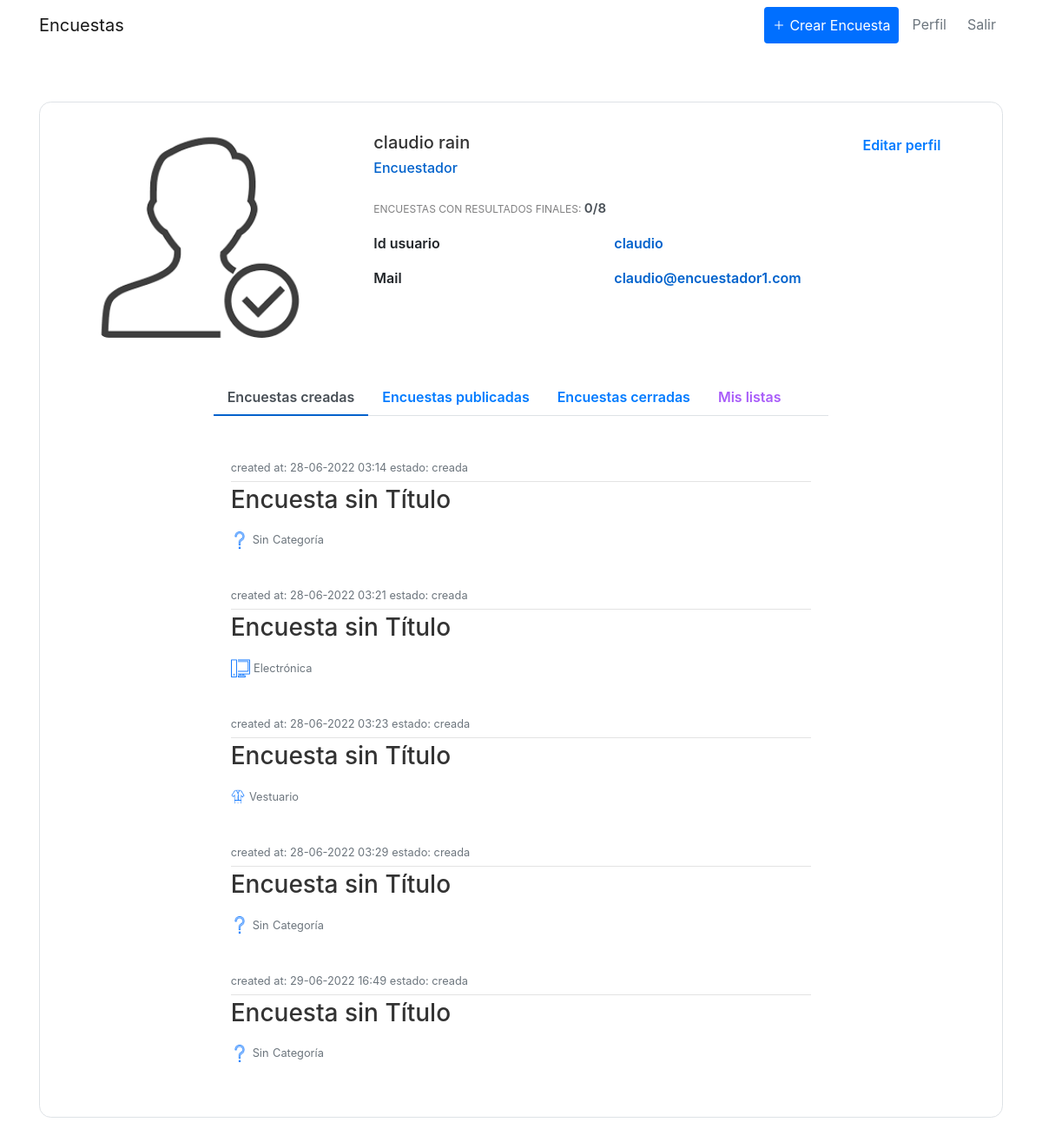
The app's page /profile (signed in), older data.
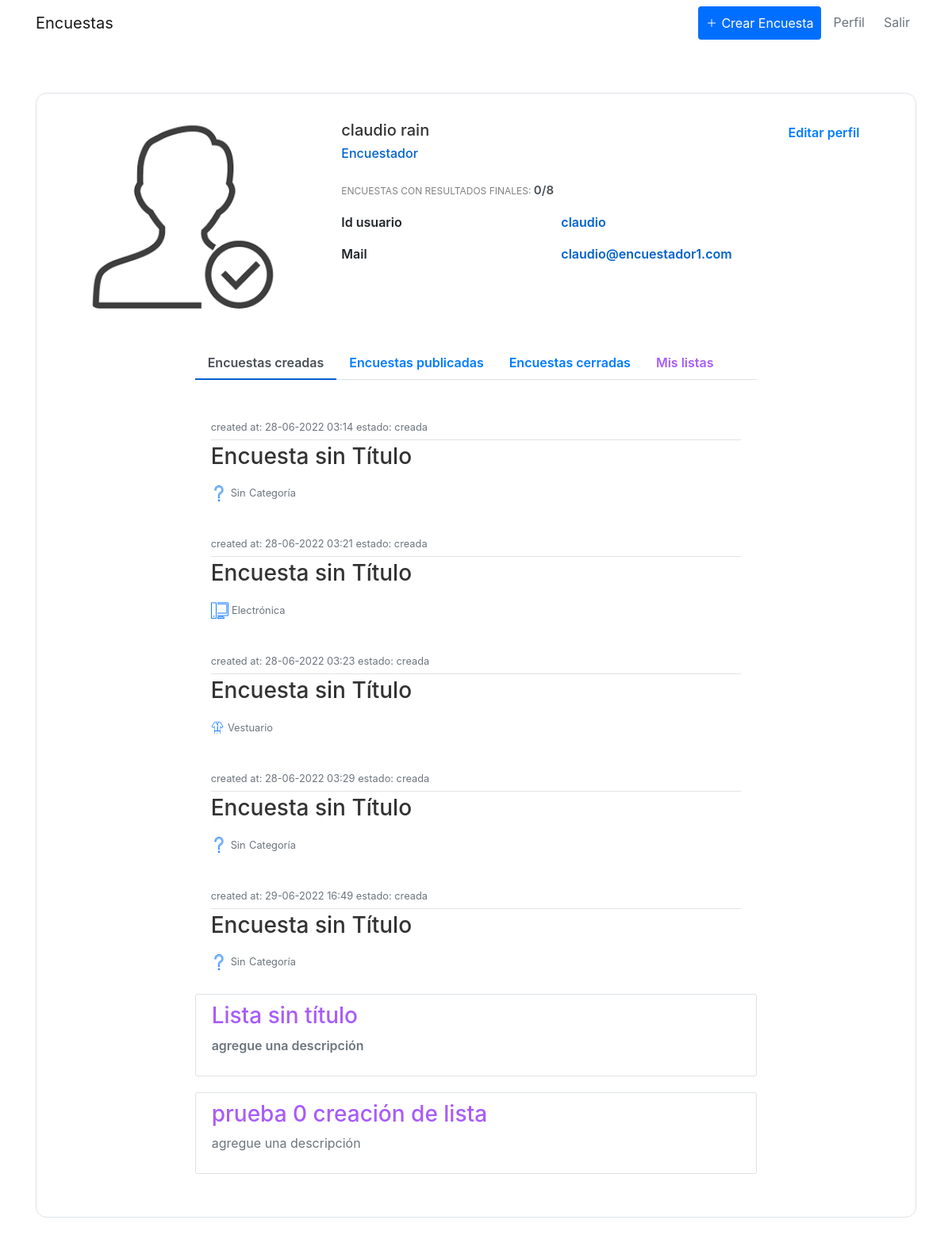
The same page, newer data.
### encuestas/models.py (models this page shows, shortened)
class User(db.Model,UserMixin):
    id = db.Column(db.Integer, primary_key=True)
    username = db.Column(db.String(20), unique=True, nullable=False)
    name = db.Column(db.String(20), nullable=False)
    email = db.Column(db.String(120), unique=True, nullable=False)
    image_file = db.Column(db.String(20), nullable=False, default='default.jpg')
    password = db.Column(db.String(60), nullable=False)
    posts = db.relationship('Post', backref='author', lazy=True)
    tipo = db.Column(db.String(20), nullable=False)
    visible_inf = db.Column(db.String(20), nullable=False, default=True)

class Encuesta(db.Model):
    id = db.Column(db.Integer, primary_key = True)
    title = db.Column(db.String(100),nullable = False)
    description = db.Column(db.String(1000), nullable = False)
    image_file = db.Column(db.String(20), nullable=False, default='default.jpg')
    date_created = db.Column(db.DateTime, nullable = False, default = datetime.utcnow)
    date_posted = db.Column(db.DateTime, default = datetime.utcnow)
    user_id = db.Column(db.Integer, db.ForeignKey('user.id'),nullable = False)
    preguntas = db.relationship('Pregunta', backref = 'content', lazy = True)
    estado =  db.Column(db.String(100), default = "creada")
    categoria = db.Column(db.String(100),default = "Categoría" , nullable=False)

class ListaDifusion(db.Model):
    id = db.Column(db.Integer, primary_key = True)
    title = db.Column(db.String(100),nullable = False)
    description = db.Column(db.String(1000), nullable = False)
    user_id = db.Column(db.Integer, db.ForeignKey('user.id'),nullable = False)

### encuestas/routes.py (the view)
@app.route("/profile", methods=['GET', 'POST'])
@login_required
def profile():
    form = updatePerfil()
    respuesta = Respuesta.query.filter_by(id_usuario = current_user.username)
    if form.validate_on_submit():
        if form.picture.data:
            picture_file = guardarfoto(form.picture.data)
            current_user.image_file = picture_file
        current_user.name = form.name.data
        current_user.email = form.email.data
        current_user.visible_inf = form.visible.data
        db.session.commit()
        flash('Tus datos han sido actualizados', 'success')
        return redirect(url_for('profile'))
    elif request.method == 'GET':
        form.name.data = current_user.name
        form.email.data = current_user.email
    lista_query= []
    encuest = {}
    for i in respuesta:
        datet =  i.date
        encuest[i.date.strftime("%d-%m-%Y %H:%M:%S")] = i.id_encuesta
        encRESP = Encuesta.query.filter_by(id = i.id_encuesta )
    keys = list(encuest.keys())
    for i in encuest:
        print(encuest[i])
        lista_query.append(Encuesta.query.filter_by(id = encuest[i] ))
    if len(lista_query) ==0:
        lista_query = 0
    encPUBLIC = Encuesta.query.filter_by(user_id = current_user.username,estado = "publicada" )
    encCREATE = Encuesta.query.filter_by(user_id = current_user.username,estado = "creada" )
    encCLOSED = Encuesta.query.filter_by(user_id = current_user.username,estado = "cerrada" )
    listas = ListaDifusion.query.filter_by(user_id = current_user.id)
    TOTAL=len(encuest)
    TOTALC=0
    tipo = False
    perfil_usuario =  'profile_encuestado.html'
    if current_user.tipo == '1':
        tipo = True
        perfil_usuario =  'profile_encuestador.html'
        for i in encPUBLIC:
            TOTAL=TOTAL+1
        for i in encCREATE:
            TOTAL=TOTAL+1
        for i in encCLOSED:
            TOTALC=TOTALC+1
    image_file = url_for('static', filename= 'profile_pics/' + current_user.image_file)
    return render_template(perfil_usuario, title='Profile', image_file=image_file , encPUBLIC = encPUBLIC, form = form, encCREATE=encCREATE, encCLOSED=encCLOSED, TOTAL =TOTAL+TOTALC, TOTALC  =  TOTALC, tipo=tipo, lista_query=lista_query, keys = keys,listas = listas)

### encuestas/templates/profile_encuestador.html (shortened to what this page needs)
{% extends "layout.html" %}
{% block content %}
<link href="//maxcdn.bootstrapcdn.com/bootstrap/4.1.1/css/bootstrap.min.css" rel="stylesheet" id="bootstrap-css">
<div class="container emp-profile border">
                <div class="row">
                    <div class="col-md-4">
                        <div class="profile-img  rounded-circle ">
                            <img src = "{{image_file}}" alt=""/>
                        </div>
                    </div>
                    <div class="col-md-6">
                        <div class="profile-head">
                                    <h5>
                                        {{current_user.name}}
                                    </h5>
                                    <h6>
                                        {% if tipo %}
                                            Encuestador
                                        {%    else %}
                                            Encuestado
                                        {%    endif %}
                                    </h6>
                                    <p class="proile-rating">ENCUESTAS CON RESULTADOS FINALES: <span>{{TOTALC}}/{{TOTAL}}</span></p>
                                    <div class="tab-content profile-tab" id="myTabContent">
                                        {% if current_user.visible_inf == '1' %}
                                        <div class="tab-pane fade show active" id="home" role="tabpanel" aria-labelledby="home-tab">
                                            <div class="row tab-pane fade show active " id="home" role="tabpanel" aria-labelledby="home-tab">
                                                <div class="col-md-6">
                                                    <label>Id usuario</label>
                                                </div>
                                                <div class="col-md-6">
                                                    <p>{{current_user.username}}</p>
                                                </div>
                                                <div class="col-md-6">
                                                    <label>Mail</label>
                                                </div>
                                                <div class="col-md-6">
                                                    <p>{{current_user.email}}</p>
                                                </div>
                                            </div>
                                        </div>
                                        {%    endif %}
                                    </div>
                        </div>
                    </div>
                    <div class="col-md-2">
                        <input  type="button" value="Editar perfil" class="profile-edit-btn btn-outline-primary" id="btn"  >
                    </div>
                </div>
                <div class="row-md-2">
                    <br>
                    <br>
                </div>
                <div class="row">
                    <div class="col-md-2">
                    </div>
                    <div class="col-md-8 profile-head">
                        <ul class="nav nav-tabs" id="myTab" role="tablist">
                            <li class="nav-item">
                                <a class="nav-link active" id="profile-tab" data-toggle="tab" href="#created" role="tab" aria-controls="created" aria-selected="true">Encuestas creadas</a>
                            </li>
                            <li class="nav-item">
                                <a class="nav-link" id="open-tab" data-toggle="tab" href="#open" role="tab" aria-controls="open" aria-selected="false">Encuestas publicadas</a>
                            </li>
                            <li class="nav-item">
                                <a class="nav-link" id="profile-tab" data-toggle="tab" href="#close" role="tab" aria-controls="close" aria-selected="false">Encuestas cerradas</a>
                            </li>
                            <li class="nav-item">
                                <a class="nav-link text-indigo" id="list-tab" data-toggle="tab" href="#lists" role="tab" aria-controls="list" aria-selected="false">Mis listas</a>
                            </li>
                        </ul>
                        <div class="tab-content profile-tab" id="myTabContent">
                            <div class="tab-pane fade show active" id="created" role="tabpanel" aria-labelledby="created-tab">
                                <div class="column">
                                    <div class="row-md-8">
                                    {% for encuesta in encCREATE %}
                                    <article class="media content-section">
                                        <div class="media-body">
                                            <div class="article-metadata">
                                                <small class="text-muted">
                                                    created at: {{encuesta.date_created.strftime('%d-%m-%Y %H:%M')}}
                                                </small>
                                                <small class="text-muted">
                                                    estado: {{encuesta.estado}}
                                                </small>
                                            </div>
                                                <h2>
                                                    <a class="article-title"
                                                    href="{{ url_for('encuesta', encuesta_id=encuesta.id)}}"> <h3>{{ encuesta.title }} </h3></a>
                                                </h2>
                                                <div class="d-flex gap-4 align-items-center">
                                                        <div  >
                                                            {%if encuesta.categoria == "Vestuario"%}
                                                                <img src="/static/icons/ropa.png" style="width: 15%; height: 15%"  alt="img"/>
                                                            {%endif%}
                                                            {%if encuesta.categoria == "Electrónica"%}
                                                                <img src="/static/icons/pc.png" style="width: 18%; height: 15%"  alt="img"/>
                                                            {%endif%}
                                                            {%if encuesta.categoria == "Categoría"%}
                                                                <img src="/static/icons/cate.png" style="width: 15%; height: 15%"  alt="img"/>
                                                                <small class="text-muted ">Sin</small>
                                                            {%endif%}
                                                            <small class="text-muted "> {{  encuesta.categoria }}</small>
                                                            <br>
                                                    </div>
                                            </div>
                                        </article>
                                        {% endfor %}
                                    </div>
                                </div>
                            </div>
                            <div class="tab-pane fade" id="lists" role="tabpanel" aria-labelledby="list-tab">
                                <div class="column">
                                    <div class="row-md-8">
                                        {%for lista in listas%}
                                        <div class=" border content-section">
                                                    <h2>
                                                        <a class="article-title text-indigo"
                                                        href="{{ url_for('editar_lista', lista_id=lista.id)}}"> <h3>{{ lista.title }} </h3></a>
                                                    </h2>
                                                    <div class="">
                                                        <p class="text-muted">{{lista.description}}</p>
                                                    </div>
                                                </div>
                                            </div>
                                        {%endfor%}
                                    </div>
                                </div>
                            </div>
                        </div>
                    </div>
                </div>
        {% endblock content %}

### encuestas/templates/layout.html (shortened to what this page needs)
<!DOCTYPE html>
<html>
<head>
    <link rel="stylesheet" href="https://maxcdn.bootstrapcdn.com/bootstrap/4.0.0/css/bootstrap.min.css">
    <link rel="stylesheet" type="text/css" href="{{ url_for('static', filename='main.css') }}">
</head>
<body class="d-flex flex-column gap-4">
    <header class="site-header">
      <nav class="navbar navbar-expand-lg bg-white navbar-light bg-white fixed-top ">
        <div class="container">
          <a class="navbar-brand mr-4 " href="/">Encuestas</a>
          <div class="collapse navbar-collapse" id="navbarToggle">
            <div class="navbar-nav">
              {%block change_button%}
              {% if current_user.is_authenticated and current_user.tipo =='1' %}
               <a class="nav-item text-white nav-link btn primary-button brand-color d-flex align-items-center gap-3" href="{{ url_for('crear_encuesta')}}">
                  <ion-icon class = "aligm-middle"name="add-outline"></ion-icon>
                  <span>
                    Crear Encuesta
                  </span>
              </a>
              {% endif %}
              {%endblock change_button%}
              {% if current_user.is_authenticated %}
              <a class="nav-item text-secondary nav-link  btn-link px-3 me-2" href="{{ url_for('profile') }}">Perfil</a>
              <a class="nav-item text-secondary nav-link" href="{{ url_for('logout') }}">Salir</a>
              {% else %}
              <a class="nav-item text-secondary nav-link" href="{{ url_for('login') }}">Login</a>
              <a class="nav-item text-secondary nav-link" href="{{ url_for('register') }}">Registrate</a>
              {% endif %}
            </div>
          </div>
        </div>
      </nav>
    </header>
    <main role="main" class="container">
      <div >
        <div id ="content-section">
          {% block content %}{% endblock %}
    </main>
</body>
</html>

Row changes from the older to the newer data that the page shows:
added ListaDifusion: title "Lista sin título", description "agregue una descripción"
added ListaDifusion: title "prueba 0 creación de lista", description "agregue una descripción"
